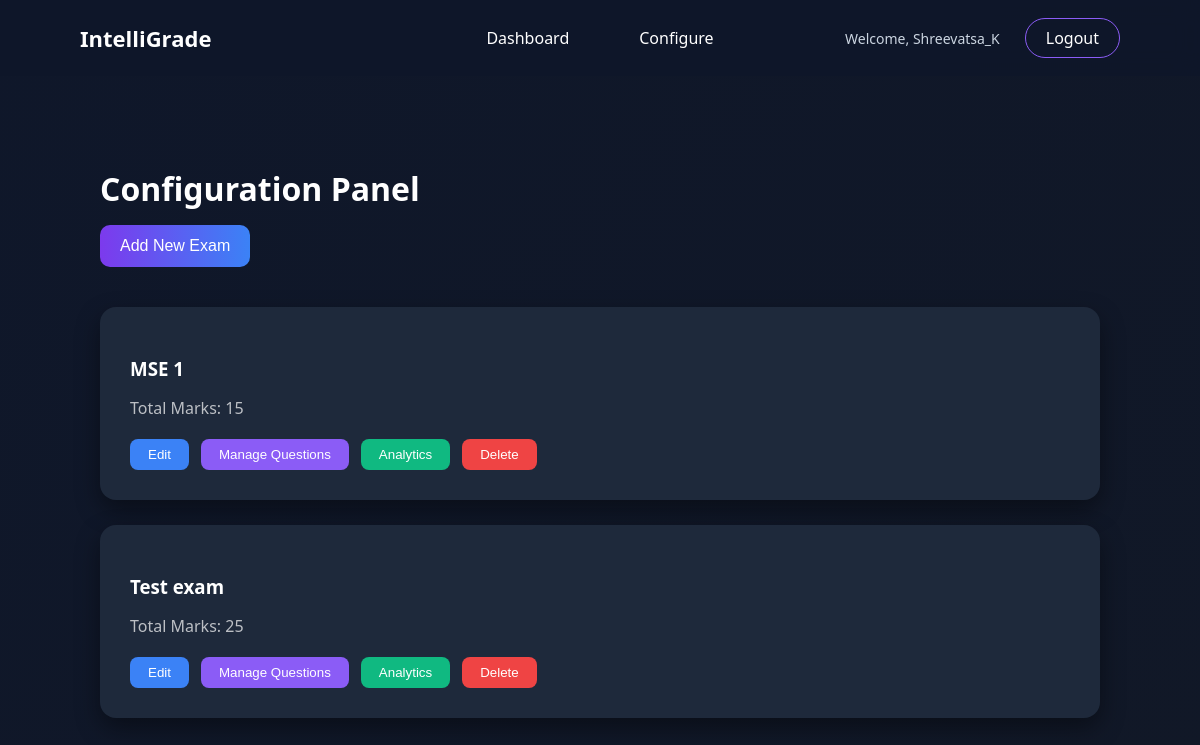
/dashboard/configure/ (signed in), run on the app's committed database.
### accounts/models.py (models this page shows)
class User(AbstractUser):
    ROLE_CHOICES = (
        ('admin', 'Admin'),
        ('student', 'Student'),
    )
    role = models.CharField(max_length=20, choices=ROLE_CHOICES)

### exams/models.py (models this page shows, shortened)
class Exam(models.Model):
    name = models.CharField(max_length=100)
    total_marks = models.IntegerField()
    created_at = models.DateTimeField(auto_now_add=True)

### dashboard/views.py (the view)
# urls.py: path("configure/", views.configure_dashboard, name="configure_dashboard"),
@login_required
@staff_member_required
def configure_dashboard(request):
    exams = Exam.objects.all()
    return render(request, "dashboard/configure_dashboard.html", {
        "exams": exams
    })

### templates/dashboard/configure_dashboard.html
{% extends "base.html" %}
{% block content %}
<div style="padding:70px 20px; max-width:1000px; margin:auto; color:white;">
    <div style="margin-bottom:40px;">
        <h1 style="font-size:32px; margin-bottom:15px;">
            Configuration Panel
        </h1>
        <a href="{% url 'add_exam' %}" style="text-decoration:none;">
            <button class="btn-primary">
                Add New Exam
            </button>
        </a>
    </div>
    {% if exams %}
        {% for exam in exams %}
            <div style="
                background:#1e293b;
                padding:30px;
                border-radius:16px;
                margin-bottom:25px;
                box-shadow:0 10px 25px rgba(0,0,0,0.4);
            ">
                <h3 style="margin-bottom:8px;">
                    {{ exam.name }}
                </h3>
                <p style="opacity:0.7; margin-bottom:20px;">
                    Total Marks: {{ exam.total_marks }}
                </p>
                <div style="display:flex; gap:12px; flex-wrap:wrap;">
                    <a href="{% url 'edit_exam' exam.id %}" style="text-decoration:none;">
                        <button style="
                            padding:8px 18px;
                            border-radius:8px;
                            border:none;
                            background:#3b82f6;
                            color:white;
                            cursor:pointer;
                        ">
                            Edit
                        </button>
                    </a>
                    <a href="{% url 'manage_questions' exam.id %}" style="text-decoration:none;">
                        <button style="
                            padding:8px 18px;
                            border-radius:8px;
                            border:none;
                            background:#8b5cf6;
                            color:white;
                            cursor:pointer;
                        ">
                            Manage Questions
                        </button>
                    </a>
                    <a href="{% url 'exam_dashboard' exam.id %}" style="text-decoration:none;">
                        <button style="
                            padding:8px 18px;
                            border-radius:8px;
                            border:none;
                            background:#10b981;
                            color:white;
                            cursor:pointer;
                        ">
                            Analytics
                        </button>
                    </a>
                    <a href="{% url 'delete_exam' exam.id %}" style="text-decoration:none;">
                        <button style="
                            padding:8px 18px;
                            border-radius:8px;
                            border:none;
                            background:#ef4444;
                            color:white;
                            cursor:pointer;
                        ">
                            Delete
                        </button>
                    </a>
                </div>
            </div>
        {% endfor %}
    {% else %}
        <p style="opacity:0.6;">No exams created yet.</p>
    {% endif %}
</div>
{% endblock %}

### templates/base.html (shortened to what this page needs)
{% load static %}
<!DOCTYPE html>
<html>
<head>
    <link rel="stylesheet" href="{% static 'css/style.css' %}">
</head>
<body>
<nav class="navbar">
    <div class="nav-left">
        <a href="/" class="logo">IntelliGrade</a>
    </div>
    {% if user.is_authenticated %}
    <div class="nav-center">
        <a href="{% url 'student_dashboard' %}" class="nav-link">
            Dashboard
        </a>
        {% if user.is_staff %}
        <a href="{% url 'configure_dashboard' %}" class="nav-link">
            Configure
        </a>
        {% endif %}
    </div>
    {% endif %}
    <div class="nav-right">
        {% if user.is_authenticated %}
            <span class="welcome-text">
                Welcome, {{ user.username }}
            </span>
            <a href="{% url 'logout' %}" class="btn-outline">
                Logout
            </a>
        {% endif %}
    </div>
</nav>
{% block content %}
{% endblock %}
</body>
</html>

### static/css/style.css (style rules this page uses)
html { scroll-behavior: smooth; }
body { margin: 0; font-family: 'Segoe UI', sans-serif; background: linear-gradient(135deg, #0f172a, #111827); color: white; }
.navbar { display: flex; align-items: center; justify-content: space-between; padding: 18px 80px; background: rgba(15, 23, 42, 0.9); backdrop-filter: blur(12px); position: sticky; top: 0; z-index: 100; }
.logo { font-size: 22px; font-weight: 700; color: white !important; text-decoration: none !important; }
.nav-center { display: flex; gap: 70px; }
.nav-link { text-decoration: none !important; color: white !important; font-size: 16px; font-weight: 500; transition: 0.3s ease; }
.nav-right { display: flex; align-items: center; gap: 25px; }
.welcome-text { color: #cbd5e1; font-size: 14px; }
.btn-outline { padding: 8px 20px; border-radius: 25px; border: 1px solid #8b5cf6; color: white !important; text-decoration: none !important; transition: 0.3s ease; }
.nav-center { position: absolute; left: 50%; transform: translateX(-50%); }
.btn-primary { padding: 14px 36px; border-radius: 30px; border: none; font-size: 16px; background: linear-gradient(135deg, #7c3aed, #2563eb); color: white; cursor: pointer; transition: all 0.3s ease; }
.btn-primary { padding: 12px 20px; border-radius: 10px; border: none; background: linear-gradient(90deg,#7c3aed,#3b82f6); color: white; cursor: pointer; font-weight: 500; transition: 0.3s; }

### data on the page
User: username "Shreevatsa_K"
Exam: name "MSE 1", total_marks "15"
Exam: name "Test exam", total_marks "25"
